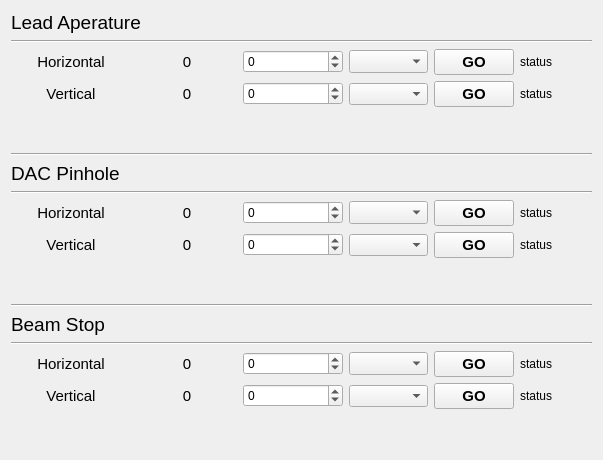
                  <widget class="QWidget" name="stage_controls">
                   <attribute name="title">
                    <string>Stage Controls</string>
                   </attribute>
                   <layout class="QVBoxLayout" name="verticalLayout_2">
                    <item>
                     <layout class="QVBoxLayout" name="verticalLayout_pb_aper">
                      <item>
                       <widget class="QLabel" name="pb_aper_name">
                        <property name="font">
                         <font>
                          <pointsize>14</pointsize>
                         </font>
                        </property>
                        <property name="text">
                         <string>Lead Aperature</string>
                        </property>
                       </widget>
                      </item>
                      <item>
                       <widget class="Line" name="line_33">
                        <property name="orientation">
                         <enum>Qt::Horizontal</enum>
                        </property>
                       </widget>
                      </item>
                      <item>
                       <layout class="QGridLayout" name="gridLayout_pb_aper_mot">
                        <item row="0" column="1">
                         <widget class="QLabel" name="label_cond_pb_aper_hor_currpos">
                          <property name="minimumSize">
                           <size>
                            <width>100</width>
                            <height>20</height>
                           </size>
                          </property>
                          <property name="font">
                           <font>
                            <pointsize>11</pointsize>
                           </font>
                          </property>
                          <property name="layoutDirection">
                           <enum>Qt::LeftToRight</enum>
                          </property>
                          <property name="text">
                           <string>0</string>
                          </property>
                          <property name="alignment">
                           <set>Qt::AlignCenter</set>
                          </property>
                         </widget>
                        </item>
                        <item row="0" column="6">
                         <spacer name="horizontalSpacer_31">
                          <property name="orientation">
                           <enum>Qt::Horizontal</enum>
                          </property>
                          <property name="sizeHint" stdset="0">
                           <size>
                            <width>40</width>
                            <height>20</height>
                           </size>
                          </property>
                         </spacer>
                        </item>
                        <item row="1" column="0">
                         <widget class="QLabel" name="label_cond_pb_aper_vert_name">
                          <property name="minimumSize">
                           <size>
                            <width>120</width>
                            <height>0</height>
                           </size>
                          </property>
                          <property name="font">
                           <font>
                            <pointsize>11</pointsize>
                           </font>
                          </property>
                          <property name="text">
                           <string>Vertical</string>
                          </property>
                          <property name="alignment">
                           <set>Qt::AlignCenter</set>
                          </property>
                         </widget>
                        </item>
                        <item row="1" column="1">
                         <widget class="QLabel" name="label_cond_pb_aper_vert_currpos">
                          <property name="minimumSize">
                           <size>
                            <width>100</width>
                            <height>20</height>
                           </size>
                          </property>
                          <property name="font">
                           <font>
                            <pointsize>11</pointsize>
                           </font>
                          </property>
                          <property name="text">
                           <string>0</string>
                          </property>
                          <property name="alignment">
                           <set>Qt::AlignCenter</set>
                          </property>
                         </widget>
                        </item>
                        <item row="0" column="2">
                         <widget class="QDoubleSpinBox" name="doubleSpinBox_cond_pb_aper_hor_moveto">
                          <property name="minimumSize">
                           <size>
                            <width>100</width>
                            <height>20</height>
                           </size>
                          </property>
                          <property name="decimals">
                           <number>0</number>
                          </property>
                          <property name="minimum">
                           <double>-1000.000000000000000</double>
                          </property>
                          <property name="maximum">
                           <double>1000.000000000000000</double>
                          </property>
                         </widget>
                        </item>
                        <item row="0" column="4">
                         <widget class="QPushButton" name="pushButton_cond_pb_aper_hor_movego">
                          <property name="font">
                           <font>
                            <pointsize>11</pointsize>
                            <weight>75</weight>
                            <bold>true</bold>
                           </font>
                          </property>
                          <property name="text">
                           <string>GO</string>
                          </property>
                         </widget>
                        </item>
                        <item row="1" column="4">
                         <widget class="QPushButton" name="pushButton_cond_pb_aper_vert_movego">
                          <property name="font">
                           <font>
                            <pointsize>11</pointsize>
                            <weight>75</weight>
                            <bold>true</bold>
                           </font>
                          </property>
                          <property name="text">
                           <string>GO</string>
                          </property>
                         </widget>
                        </item>
                        <item row="1" column="3">
                         <widget class="QComboBox" name="comboBox_cond_pb_aper_vert_movetype"/>
                        </item>
                        <item row="0" column="3">
                         <widget class="QComboBox" name="comboBox_cond_pb_aper_hor_movetype">
                          <property name="font">
                           <font>
                            <pointsize>10</pointsize>
                           </font>
                          </property>
                         </widget>
                        </item>
                        <item row="1" column="2">
                         <widget class="QDoubleSpinBox" name="doubleSpinBox_cond_pb_aper_vert_moveto">
                          <property name="minimumSize">
                           <size>
                            <width>100</width>
                            <height>20</height>
                           </size>
                          </property>
                          <property name="decimals">
                           <number>0</number>
                          </property>
                          <property name="minimum">
                           <double>-1000.000000000000000</double>
                          </property>
                          <property name="maximum">
                           <double>1000.000000000000000</double>
                          </property>
                         </widget>
                        </item>
                        <item row="2" column="4">
                         <spacer name="verticalSpacer_7">
                          <property name="orientation">
                           <enum>Qt::Vertical</enum>
                          </property>
                          <property name="sizeHint" stdset="0">
                           <size>
                            <width>20</width>
                            <height>40</height>
                           </size>
                          </property>
                         </spacer>
                        </item>
                        <item row="0" column="0">
                         <widget class="QLabel" name="label_cond_pb_aper_hor_name">
                          <property name="minimumSize">
                           <size>
                            <width>120</width>
                            <height>0</height>
                           </size>
                          </property>
                          <property name="font">
                           <font>
                            <pointsize>11</pointsize>
                           </font>
                          </property>
                          <property name="text">
                           <string>Horizontal</string>
                          </property>
                          <property name="alignment">
                           <set>Qt::AlignCenter</set>
                          </property>
                         </widget>
                        </item>
                        <item row="2" column="0">
                         <spacer name="verticalSpacer_6">
                          <property name="orientation">
                           <enum>Qt::Vertical</enum>
                          </property>
                          <property name="sizeHint" stdset="0">
                           <size>
                            <width>20</width>
                            <height>40</height>
                           </size>
                          </property>
                         </spacer>
                        </item>
                        <item row="0" column="5">
                         <widget class="QLabel" name="label_cond_pb_aper_hor_status">
                          <property name="text">
                           <string>status</string>
                          </property>
                         </widget>
                        </item>
                        <item row="1" column="5">
                         <widget class="QLabel" name="label_cond_pb_aper_vert_status">
                          <property name="text">
                           <string>status</string>
                          </property>
                         </widget>
                        </item>
                       </layout>
                      </item>
                     </layout>
                    </item>
                    <item>
                     <widget class="Line" name="line_21">
                      <property name="orientation">
                       <enum>Qt::Horizontal</enum>
                      </property>
                     </widget>
                    </item>
                    <item>
                     <layout class="QVBoxLayout" name="verticalLayout_dac_pin">
                      <item>
                       <widget class="QLabel" name="dac_pin_name">
                        <property name="font">
                         <font>
                          <pointsize>14</pointsize>
                         </font>
                        </property>
                        <property name="text">
                         <string>DAC Pinhole</string>
                        </property>
                       </widget>
                      </item>
                      <item>
                       <widget class="Line" name="line_34">
                        <property name="orientation">
                         <enum>Qt::Horizontal</enum>
                        </property>
                       </widget>
                      </item>
                      <item>
                       <layout class="QGridLayout" name="gridLayout_dac_pin_mot">
                        <item row="0" column="1">
                         <widget class="QLabel" name="label_cond_dac_pin_hor_currpos">
                          <property name="minimumSize">
                           <size>
                            <width>100</width>
                            <height>20</height>
                           </size>
                          </property>
                          <property name="font">
                           <font>
                            <pointsize>11</pointsize>
                           </font>
                          </property>
                          <property name="layoutDirection">
                           <enum>Qt::LeftToRight</enum>
                          </property>
                          <property name="text">
                           <string>0</string>
                          </property>
                          <property name="alignment">
                           <set>Qt::AlignCenter</set>
                          </property>
                         </widget>
                        </item>
                        <item row="0" column="6">
                         <spacer name="horizontalSpacer_37">
                          <property name="orientation">
                           <enum>Qt::Horizontal</enum>
                          </property>
                          <property name="sizeHint" stdset="0">
                           <size>
                            <width>40</width>
                            <height>20</height>
                           </size>
                          </property>
                         </spacer>
                        </item>
                        <item row="1" column="0">
                         <widget class="QLabel" name="label_cond_dac_pin_vert_name">
                          <property name="minimumSize">
                           <size>
                            <width>120</width>
                            <height>0</height>
                           </size>
                          </property>
                          <property name="font">
                           <font>
                            <pointsize>11</pointsize>
                           </font>
                          </property>
                          <property name="text">
                           <string>Vertical</string>
                          </property>
                          <property name="alignment">
                           <set>Qt::AlignCenter</set>
                          </property>
                         </widget>
                        </item>
                        <item row="1" column="1">
                         <widget class="QLabel" name="label_cond_dac_pin_vert_currpos">
                          <property name="minimumSize">
                           <size>
                            <width>100</width>
                            <height>20</height>
                           </size>
                          </property>
                          <property name="font">
                           <font>
                            <pointsize>11</pointsize>
                           </font>
                          </property>
                          <property name="text">
                           <string>0</string>
                          </property>
                          <property name="alignment">
                           <set>Qt::AlignCenter</set>
                          </property>
                         </widget>
                        </item>
                        <item row="0" column="2">
                         <widget class="QDoubleSpinBox" name="doubleSpinBox_cond_dac_pin_hor_moveto">
                          <property name="minimumSize">
                           <size>
                            <width>100</width>
                            <height>20</height>
                           </size>
                          </property>
                          <property name="decimals">
                           <number>0</number>
                          </property>
                          <property name="minimum">
                           <double>-1000.000000000000000</double>
                          </property>
                          <property name="maximum">
                           <double>1000.000000000000000</double>
                          </property>
                         </widget>
                        </item>
                        <item row="0" column="4">
                         <widget class="QPushButton" name="pushButton_cond_dac_pin_hor_movego">
                          <property name="font">
                           <font>
                            <pointsize>11</pointsize>
                            <weight>75</weight>
                            <bold>true</bold>
                           </font>
                          </property>
                          <property name="text">
                           <string>GO</string>
                          </property>
                         </widget>
                        </item>
                        <item row="1" column="4">
                         <widget class="QPushButton" name="pushButton_cond_dac_pin_vert_movego">
                          <property name="font">
                           <font>
                            <pointsize>11</pointsize>
                            <weight>75</weight>
                            <bold>true</bold>
                           </font>
                          </property>
                          <property name="text">
                           <string>GO</string>
                          </property>
                         </widget>
                        </item>
                        <item row="1" column="3">
                         <widget class="QComboBox" name="comboBox_cond_dac_pin_vert_movetype"/>
                        </item>
                        <item row="0" column="3">
                         <widget class="QComboBox" name="comboBox_cond_dac_pin_hor_movetype">
                          <property name="font">
                           <font>
                            <pointsize>10</pointsize>
                           </font>
                          </property>
                         </widget>
                        </item>
                        <item row="1" column="2">
                         <widget class="QDoubleSpinBox" name="doubleSpinBox_cond_dac_pin_vert_moveto">
                          <property name="minimumSize">
                           <size>
                            <width>100</width>
                            <height>20</height>
                           </size>
                          </property>
                          <property name="decimals">
                           <number>0</number>
                          </property>
                          <property name="minimum">
                           <double>-1000.000000000000000</double>
                          </property>
                          <property name="maximum">
                           <double>1000.000000000000000</double>
                          </property>
                         </widget>
                        </item>
                        <item row="2" column="4">
                         <spacer name="verticalSpacer_18">
                          <property name="orientation">
                           <enum>Qt::Vertical</enum>
                          </property>
                          <property name="sizeHint" stdset="0">
                           <size>
                            <width>20</width>
                            <height>40</height>
                           </size>
                          </property>
                         </spacer>
                        </item>
                        <item row="0" column="0">
                         <widget class="QLabel" name="label_cond_dac_pin_hor_name">
                          <property name="minimumSize">
                           <size>
                            <width>120</width>
                            <height>0</height>
                           </size>
                          </property>
                          <property name="font">
                           <font>
                            <pointsize>11</pointsize>
                           </font>
                          </property>
                          <property name="text">
                           <string>Horizontal</string>
                          </property>
                          <property name="alignment">
                           <set>Qt::AlignCenter</set>
                          </property>
                         </widget>
                        </item>
                        <item row="2" column="0">
                         <spacer name="verticalSpacer_19">
                          <property name="orientation">
                           <enum>Qt::Vertical</enum>
                          </property>
                          <property name="sizeHint" stdset="0">
                           <size>
                            <width>20</width>
                            <height>40</height>
                           </size>
                          </property>
                         </spacer>
                        </item>
                        <item row="0" column="5">
                         <widget class="QLabel" name="label_cond_dac_pin_hor_status">
                          <property name="text">
                           <string>status</string>
                          </property>
                         </widget>
                        </item>
                        <item row="1" column="5">
                         <widget class="QLabel" name="label_cond_dac_pin_vert_status">
                          <property name="text">
                           <string>status</string>
                          </property>
                         </widget>
                        </item>
                       </layout>
                      </item>
                     </layout>
                    </item>
                    <item>
                     <widget class="Line" name="line_23">
                      <property name="orientation">
                       <enum>Qt::Horizontal</enum>
                      </property>
                     </widget>
                    </item>
                    <item>
                     <layout class="QVBoxLayout" name="verticalLayout_beam_stop">
                      <item>
                       <widget class="QLabel" name="beam_stop_name">
                        <property name="font">
                         <font>
                          <pointsize>14</pointsize>
                         </font>
                        </property>
                        <property name="text">
                         <string>Beam Stop</string>
                        </property>
                       </widget>
                      </item>
                      <item>
                       <widget class="Line" name="line_35">
                        <property name="orientation">
                         <enum>Qt::Horizontal</enum>
                        </property>
                       </widget>
                      </item>
                      <item>
                       <layout class="QGridLayout" name="gridLayout_beam_stop_mot">
                        <item row="0" column="1">
                         <widget class="QLabel" name="label_cond_beam_stop_hor_currpos">
                          <property name="minimumSize">
                           <size>
                            <width>100</width>
                            <height>20</height>
                           </size>
                          </property>
                          <property name="font">
                           <font>
                            <pointsize>11</pointsize>
                           </font>
                          </property>
                          <property name="layoutDirection">
                           <enum>Qt::LeftToRight</enum>
                          </property>
                          <property name="text">
                           <string>0</string>
                          </property>
                          <property name="alignment">
                           <set>Qt::AlignCenter</set>
                          </property>
                         </widget>
                        </item>
                        <item row="0" column="6">
                         <spacer name="horizontalSpacer_38">
                          <property name="orientation">
                           <enum>Qt::Horizontal</enum>
                          </property>
                          <property name="sizeHint" stdset="0">
                           <size>
                            <width>40</width>
                            <height>20</height>
                           </size>
                          </property>
                         </spacer>
                        </item>
                        <item row="1" column="0">
                         <widget class="QLabel" name="label_cond_beam_stop_vert_name">
                          <property name="minimumSize">
                           <size>
                            <width>120</width>
                            <height>0</height>
                           </size>
                          </property>
                          <property name="font">
                           <font>
                            <pointsize>11</pointsize>
                           </font>
                          </property>
                          <property name="text">
                           <string>Vertical</string>
                          </property>
                          <property name="alignment">
                           <set>Qt::AlignCenter</set>
                          </property>
                         </widget>
                        </item>
                        <item row="1" column="1">
                         <widget class="QLabel" name="label_cond_beam_stop_vert_currpos">
                          <property name="minimumSize">
                           <size>
                            <width>100</width>
                            <height>20</height>
                           </size>
                          </property>
                          <property name="font">
                           <font>
                            <pointsize>11</pointsize>
                           </font>
                          </property>
                          <property name="text">
                           <string>0</string>
                          </property>
                          <property name="alignment">
                           <set>Qt::AlignCenter</set>
                          </property>
                         </widget>
                        </item>
                        <item row="0" column="2">
                         <widget class="QDoubleSpinBox" name="doubleSpinBox_cond_beam_stop_hor_moveto">
                          <property name="minimumSize">
                           <size>
                            <width>100</width>
                            <height>20</height>
                           </size>
                          </property>
                          <property name="decimals">
                           <number>0</number>
                          </property>
                          <property name="minimum">
                           <double>-1000.000000000000000</double>
                          </property>
                          <property name="maximum">
                           <double>1000.000000000000000</double>
                          </property>
                         </widget>
                        </item>
                        <item row="0" column="4">
                         <widget class="QPushButton" name="pushButton_cond_beam_stop_hor_movego">
                          <property name="font">
                           <font>
                            <pointsize>11</pointsize>
                            <weight>75</weight>
                            <bold>true</bold>
                           </font>
                          </property>
                          <property name="text">
                           <string>GO</string>
                          </property>
                         </widget>
                        </item>
                        <item row="1" column="4">
                         <widget class="QPushButton" name="pushButton_cond_beam_stop_vert_movego">
                          <property name="font">
                           <font>
                            <pointsize>11</pointsize>
                            <weight>75</weight>
                            <bold>true</bold>
                           </font>
                          </property>
                          <property name="text">
                           <string>GO</string>
                          </property>
                         </widget>
                        </item>
                        <item row="1" column="3">
                         <widget class="QComboBox" name="comboBox_cond_beam_stop_vert_movetype"/>
                        </item>
                        <item row="0" column="3">
                         <widget class="QComboBox" name="comboBox_cond_beam_stop_hor_movetype">
                          <property name="font">
                           <font>
                            <pointsize>10</pointsize>
                           </font>
                          </property>
                         </widget>
                        </item>
                        <item row="1" column="2">
                         <widget class="QDoubleSpinBox" name="doubleSpinBox_cond_beam_stop_vert_moveto">
                          <property name="minimumSize">
                           <size>
                            <width>100</width>
                            <height>20</height>
                           </size>
                          </property>
                          <property name="decimals">
                           <number>0</number>
                          </property>
                          <property name="minimum">
                           <double>-1000.000000000000000</double>
                          </property>
                          <property name="maximum">
                           <double>1000.000000000000000</double>
                          </property>
                         </widget>
                        </item>
                        <item row="2" column="4">
                         <spacer name="verticalSpacer_20">
                          <property name="orientation">
                           <enum>Qt::Vertical</enum>
                          </property>
                          <property name="sizeHint" stdset="0">
                           <size>
                            <width>20</width>
                            <height>40</height>
                           </size>
                          </property>
                         </spacer>
                        </item>
                        <item row="0" column="0">
                         <widget class="QLabel" name="label_cond_beam_stop_hor_name">
                          <property name="minimumSize">
                           <size>
                            <width>120</width>
                            <height>0</height>
                           </size>
                          </property>
                          <property name="font">
                           <font>
                            <pointsize>11</pointsize>
                           </font>
                          </property>
                          <property name="text">
                           <string>Horizontal</string>
                          </property>
                          <property name="alignment">
                           <set>Qt::AlignCenter</set>
                          </property>
                         </widget>
                        </item>
                        <item row="2" column="0">
                         <spacer name="verticalSpacer_21">
                          <property name="orientation">
                           <enum>Qt::Vertical</enum>
                          </property>
                          <property name="sizeHint" stdset="0">
                           <size>
                            <width>20</width>
                            <height>40</height>
                           </size>
                          </property>
                         </spacer>
                        </item>
                        <item row="0" column="5">
                         <widget class="QLabel" name="label_cond_beam_stop_hor_status">
                          <property name="text">
                           <string>status</string>
                          </property>
                         </widget>
                        </item>
                        <item row="1" column="5">
                         <widget class="QLabel" name="label_cond_beam_stop_vert_status">
                          <property name="text">
                           <string>status</string>
                          </property>
                         </widget>
                        </item>
                       </layout>
                      </item>
                     </layout>
                    </item>
                   </layout>
                  </widget>
